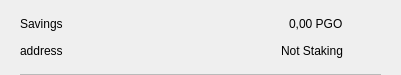
<?xml version="1.0" encoding="UTF-8"?>
<ui version="4.0">
 <class>CSRow</class>
 <widget class="QWidget" name="CSRow">
  <property name="geometry">
   <rect>
    <x>0</x>
    <y>0</y>
    <width>401</width>
    <height>75</height>
   </rect>
  </property>
  <property name="windowTitle">
   <string>Form</string>
  </property>
  <layout class="QVBoxLayout" name="verticalLayout">
   <property name="spacing">
    <number>0</number>
   </property>
   <property name="leftMargin">
    <number>20</number>
   </property>
   <property name="topMargin">
    <number>10</number>
   </property>
   <property name="rightMargin">
    <number>20</number>
   </property>
   <property name="bottomMargin">
    <number>0</number>
   </property>
   <item>
    <widget class="QWidget" name="info" native="true">
     <property name="minimumSize">
      <size>
       <width>0</width>
       <height>0</height>
      </size>
     </property>
     <layout class="QHBoxLayout" name="horizontalLayout_3">
      <property name="leftMargin">
       <number>0</number>
      </property>
      <property name="topMargin">
       <number>0</number>
      </property>
      <property name="rightMargin">
       <number>0</number>
      </property>
      <property name="bottomMargin">
       <number>10</number>
      </property>
      <item>
       <widget class="QWidget" name="container" native="true">
        <property name="minimumSize">
         <size>
          <width>0</width>
          <height>0</height>
         </size>
        </property>
        <layout class="QVBoxLayout" name="verticalLayout_2">
         <property name="spacing">
          <number>0</number>
         </property>
         <property name="leftMargin">
          <number>0</number>
         </property>
         <property name="topMargin">
          <number>0</number>
         </property>
         <property name="rightMargin">
          <number>0</number>
         </property>
         <property name="bottomMargin">
          <number>0</number>
         </property>
         <item>
          <layout class="QHBoxLayout" name="horizontalLayout">
           <item>
            <widget class="QLabel" name="labelName">
             <property name="toolTip">
              <string notr="true"/>
             </property>
             <property name="text">
              <string>Savings</string>
             </property>
            </widget>
           </item>
           <item>
            <spacer name="horizontalSpacer">
             <property name="orientation">
              <enum>Qt::Horizontal</enum>
             </property>
             <property name="sizeHint" stdset="0">
              <size>
               <width>40</width>
               <height>20</height>
              </size>
             </property>
            </spacer>
           </item>
           <item>
            <widget class="QLabel" name="labelAmount">
             <property name="text">
              <string>0,00 PGO</string>
             </property>
            </widget>
           </item>
          </layout>
         </item>
         <item>
          <layout class="QHBoxLayout" name="horizontalLayout_2">
           <item>
            <widget class="QLabel" name="labelAddress">
             <property name="toolTip">
              <string notr="true"/>
             </property>
             <property name="text">
              <string>address</string>
             </property>
            </widget>
           </item>
           <item>
            <spacer name="horizontalSpacer_2">
             <property name="orientation">
              <enum>Qt::Horizontal</enum>
             </property>
             <property name="sizeHint" stdset="0">
              <size>
               <width>40</width>
               <height>20</height>
              </size>
             </property>
            </spacer>
           </item>
           <item>
            <widget class="QLabel" name="labelStaking">
             <property name="text">
              <string>Not Staking</string>
             </property>
            </widget>
           </item>
          </layout>
         </item>
        </layout>
       </widget>
      </item>
      <item alignment="Qt::AlignHCenter|Qt::AlignVCenter">
       <widget class="QPushButton" name="pushButtonMenu">
        <property name="minimumSize">
         <size>
          <width>24</width>
          <height>24</height>
         </size>
        </property>
        <property name="maximumSize">
         <size>
          <width>32</width>
          <height>32</height>
         </size>
        </property>
        <property name="focusPolicy">
         <enum>Qt::NoFocus</enum>
        </property>
        <property name="styleSheet">
         <string notr="true">border:none; background-color:transparent;</string>
        </property>
        <property name="text">
         <string/>
        </property>
        <property name="icon">
         <iconset>
          <normaloff>://ic-menu-hover</normaloff>://ic-menu-hover</iconset>
        </property>
        <property name="iconSize">
         <size>
          <width>24</width>
          <height>24</height>
         </size>
        </property>
       </widget>
      </item>
     </layout>
    </widget>
   </item>
   <item>
    <widget class="QLabel" name="lblDivisory">
     <property name="minimumSize">
      <size>
       <width>0</width>
       <height>1</height>
      </size>
     </property>
     <property name="maximumSize">
      <size>
       <width>16777215</width>
       <height>1</height>
      </size>
     </property>
     <property name="styleSheet">
      <string notr="true">background-color:#bababa;</string>
     </property>
     <property name="text">
      <string/>
     </property>
     <property name="alignment">
      <set>Qt::AlignBottom|Qt::AlignLeading|Qt::AlignLeft</set>
     </property>
    </widget>
   </item>
  </layout>
 </widget>
 <resources/>
 <connections/>
</ui>
